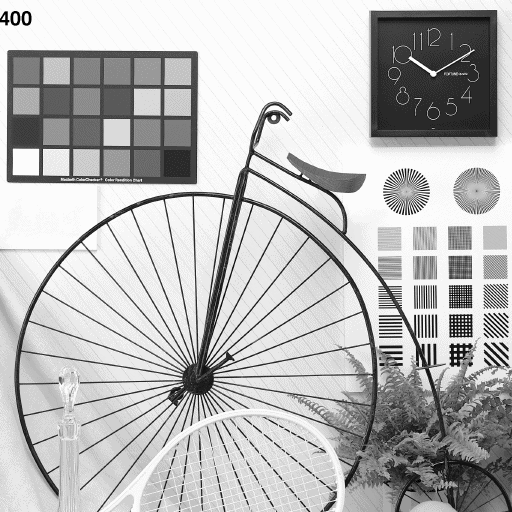
#> input picture test-images/wheel.png, 512 x 512 px
$ python example_denoise_tv_mmse_accuracy.py
#> lines starting #> are read from the running program, lines starting #| are printed output that depends on the picture
### potentials.py
import numpy as np
import sys
import warnings

class l2_loss_homoschedastic():
    """
    a simplified form of the l2_loss_heteroschedastic class that is faster for
    the (very common) special case that the variance matrix is sigma^2*I

    F(x) = 1/(2*sigma^2) * ||x - y||_2^2

    __init__ input parameters:
        - y:        right hand side data
        - sigma2:   variance of Gaussian noise

    __call__ input parameter:
        - x:        image of shape self.im_shape
    """
    def __init__(self, y, sigma2):
        self.y = y
        self.sigma2 = sigma2
        self.L = 1/self.sigma2

    def __call__(self, x):
        return 1/(2*self.sigma2) * np.sum((x-self.y)**2)

    def grad(self, x):
        return 1/self.sigma2 * (x-self.y)

    def prox(self, x, gamma):
        return 1/(self.sigma2+gamma)*(self.sigma2*x+gamma*self.y)

    def conj(self, x):
        return self.sigma2/2 * np.sum(x**2) + np.sum(x * self.y)

    def conj_prox(self, x, gamma = 1):
        return 1/(1+gamma*self.sigma2)*(x-gamma*self.y)

class l2_loss_reconstruction_homoschedastic():
    """
    A variant of l2_loss_homoschedastic which allows a linear transformation
    of the input image
    Necessary for all indirect models, like deblurring, tomography etc. K is
    the forward operator of the associated inverse problem.

    F(x) = 1/(2*sigma^2) * ||Ax - y||_2^2

    Inputs:
        - y:        right hand side data
        - sigma2:   variance of Gaussian noise
        - a:        forward operator A, given as callable a(x)
        - at:       transpose/adjoint of A. Given as callable at(y)
    """
    # [14 lines left out: functions __init__, __call__, not called in this run]

    def grad(self, x):
        return 1/self.sigma2 * self.at(self.a(x)-self.y)

class l1_loss_homoschedastic():
    """
    An l1 loss term corresponding to the likelihood of

    F(x) = 1/b * ||x - y||_1

    Inputs:
        - y:        data
        - b:        scale parameter.
    The correspnding Laplace distribution Laplace(y,b) has variance 2*b^2
    """
    def __init__(self, y, b):
        self.y = y
        self.b = b

    # [5 lines left out: function __call__, not called in this run]

    def grad(self, x):
        raise NotImplementedError('L1 norm has no gradient')

    def prox(self, x, gamma):
        return self.y + np.maximum(0, np.abs(x-self.y)-gamma/self.b)*np.sign(x-self.y)

class l1_loss_unshifted_homoschedastic():
    """
    An l1 loss term that can be used as a prior

    F(x) = mu * ||x||_1

    Inputs:
        - mu:        scale parameter.
    The correspnding Laplace distribution Laplace(0,b) has variance 2*b^2
    """
    def __init__(self, scale):
        self.scale = scale

    def __call__(self, x):
        return self.scale*np.sum(np.abs(x))

    def grad(self, x):
        raise NotImplementedError('L1 norm has no gradient')

    def prox(self, x, gamma):
        return np.maximum(0, np.abs(x)-gamma*self.scale) * np.sign(x)

    # [38 lines left out: functions inexact_prox, conj, not called in this run]

    def conj_prox(self, p, gamma):
        return p/np.maximum(1,np.abs(p)/self.scale)

class kl_divergence():
    """
    Kullback-Leibler divergence
        KL(Ax+b; y) = sum_i (Ax)_i + b_i - y_i + y_i*log(y_i/(Ax+b)_i)
    Inputs:
        - y:        right hand side data
        - b:        estimated background in data space
        - a:        forward operator A, given as callable a(x)
        - at:       transpose/adjoint of A. Given as callable at(y)
    """
    # [13 lines left out: functions __init__, __call__, not called in this run]

    def grad(self, x):
        return self.at(1 - self.y/(self.a(x) + self.b))

class total_variation():
    """
    total variation of 2D image u with shape (n1, n2). Scaled by a constant
    regularization parameter scale. Corresponds to the functional
        scale * TV(u)
    with u in R^{n1 x n2}

    __init__ input:
        - n1, n2:   shape of u
        - scale:    scaling factor, usually a regularization parameter

    __call__ input:
        - u:        image of shape n1,n2 or n1*n2,

    TV is computed on a grid via finite differences, assuming equidistant
    spacing of the grid. The gradient of this potential does not exist since
    TV is not smooth.
    The proximal mapping is approximated using the dual problem. Pass either
    a maximum number of steps, an accuracy (in the primal-dual gap), or both
    to the prox evaluation, for more details see
        total_variation.inexact_prox
    """
    def __init__(self, n1, n2, scale=1):
        self.n1 = n1
        self.n2 = n2
        self.scale = scale

    def _imgrad(self, u):
        """
        applies a 2D image gradient to the image u of shape (n1,n2)

        Parameters
        ----------
        u : numpy 2D array, shape n1, n2
            Image

        Returns
        -------
        (px,py) image gradients in x- and y-directions.

        """
        px = np.concatenate((u[1:,:]-u[0:-1,:], np.zeros((1,self.n2))),axis=0)
        py = np.concatenate((u[:,1:]-u[:,0:-1], np.zeros((self.n1,1))),axis=1)
        return np.concatenate((px[np.newaxis,:,:],py[np.newaxis,:,:]), axis=0)

    def _imdiv(self, p):
        """
        Computes the negative divergence of the 2D vector field px,py.
        can also be seen as a tensor from R^(n1xn2x2) to R^(n1xn2)

        Parameters
        ----------
            - p : 2 x n1 x n2 np.array

        Returns
        -------
            - divergence, n1 x n2 np.array
        """
        u1 = np.concatenate((-p[0,0:1,:], -(p[0,1:-1,:]-p[0,0:-2,:]), p[0,-2:-1,:]), axis = 0)
        u2 = np.concatenate((-p[1,:,0:1], -(p[1,:,1:-1]-p[1,:,0:-2]), p[1,:,-2:-1]), axis = 1)
        return u1+u2

    def __call__(self, u):
        """
        Computes the TV-seminorm of u

        Parameters
        ----------
        u : numpy array of shape n1, n2

        Returns
        -------
        TV(u) (scalar)
        """
        return self.scale * np.sum(np.sqrt(np.sum(self._imgrad(u)**2,axis=0)))

    def inexact_prox(self, u, gamma, epsilon=None, max_iter=np.Inf, verbose=False):
        """
        Computing the prox of TV is solving the ROF model with FISTA

        inexact_prox(self, u, gamma=1, epsilon=None, maxiter=np.Inf, verbose=False)
        parameters:
            - u:        image to be denoised, shape self.n1, self.n2
            - gamma:    prox step size
            - epsilon:  accuracy for duality gap stopping criterion
            - maxiter:  maximum number of iterations
            - verbose:  verbosity
        """
        if epsilon is None and max_iter is np.Inf:
            raise ValueError('provide either an accuracy or a maximum number of iterations to the tv prox please')
        checkAccuracy = True if epsilon is not None else False
        # iterative scheme to minimize the dual objective
        p = np.zeros((2,self.n1,self.n2))
        q = np.copy(p)

        stopcrit = False
        t, t_prev = 1, 1

        i = 0
        if verbose: sys.stdout.write('run FISTA on dual ROF model: {:3d}% '.format(0)); sys.stdout.flush()

        while i < max_iter and not stopcrit:
            i = i + 1
            p_prev = np.copy(p)

            v = q - 1/(8*gamma) * self._imgrad(gamma*self._imdiv(q) - u)
            p = v/np.maximum(1, np.sqrt(np.sum(v**2,axis=0))/self.scale)[np.newaxis,:,:]

            t_new = (1+np.sqrt(1+4*t**2))/2
            t, t_prev = t_new, t
            q = p + (t_prev-1)/t * (p - p_prev)

            # stopping criterion: check if primal-dual gap < epsilon
            if checkAccuracy:
                div_p = self._imdiv(p)
                h = gamma/2 * np.sum(div_p**2)
                primal = self(u-gamma*div_p) + h
                conj_TV_p = np.max(np.sqrt(np.sum(p**2,axis=0)))
                dual_inadmissible = conj_TV_p > self.scale+1e-12
                dual = np.Inf if dual_inadmissible else h - np.sum(div_p * u) # dual value. dual iterate should never be inadmissible since we project in the end
                dgap = primal+dual
                stopcrit = dgap <= epsilon
                if dgap < -5e-15: # for debugging purpose
                    raise ValueError('Duality gap was negative (which should never happen), please check the prox computation routine!')
                if verbose: sys.stdout.write('\b'*5 + '{:3d}% '.format(int(i/max_iter*100))); sys.stdout.flush()
        if verbose: sys.stdout.write('\b'*5 + '100% '); sys.stdout.flush()
        return (u - gamma*self._imdiv(p)), i


class total_variation_nonneg():
    """
    total variation of 2D image u with shape (n1, n2), if u is in the
    positive orthant. Otherwise, infinity. Scaled by a constant
    regularization parameter scale. Corresponds to the functional
        scale * TV(u) + 1_{R+}(u)
    with u in R^{n1 x n2}, where 1_{R+} is indicator of R^n_+

    __init__ input:
        - n1, n2:   shape of u
        - scale:    scaling factor, usually a regularization parameter

    __call__ input:
        - u:        image of shape n1,n2 or n1*n2,
    """
    # [113 lines left out: functions __init__, _imgrad, _imdiv, __call__, inexact_prox, not called in this run]

class l2_l1_norm():
    """This class implements the norm
            ||p||_{2,1} = || sqrt(p1^2 + p2^2) ||_1
        where both p1 and p2 are of size n1,n2. With the horizontal and
        vertical finite differences in D, this forms the TV norm as
            TV(u) = ||Du||_{2,1}
        The norm can be scaled by a parameter 'scale'

        __init__ input parameter:
            - n1,n2: image sizes
            - scale: scaling parameter
    """
    def __init__(self, n1, n2, scale=1):
        self.n1, self.n2 = n1, n2
        self.scale = scale

    def __call__(self, p):
        return self.scale * np.sum(np.sqrt(np.sum(p**2,axis=0)))

    # [5 lines left out: function conj, not called in this run]

    def conj_prox(self, p, tau): # does not depend on tau at all..?
        n = np.sqrt(np.sum(p**2,axis=0))[np.newaxis,...]
        return p/np.maximum(1,1/self.scale*n)


class nonNegIndicator():
    """
    Indicator function of R_++^d, 0 if all entries are >= 0, otherwise infinity
    """
    def __init__(self, d):
        self.d = d

    # [4 lines left out: function __call__, not called in this run]

    def prox(self, x, gamma):
        return np.maximum(x,0)

class zero():
    """ a dummy class if we want to set one of the potential terms to zero"""
    def __call__(self, x):
        return 0

    def grad(self, x):
        return np.zeros_like(x)

    def prox(self, x, gamma):
        return x


### distributions.py
import numpy as np
import potentials as pot


class l2_denoise_tv():
    """
    Represents posterior for an L2/Gaussian data loss together with a TV
    regularization term scaled by a parameter mu_TV potential:

        V(u) = F(u) + G(u) with

        F(u) = 1/(2*sigma^2) * ||u - y||_2^2,
        G(u) = mu * TV(u)

    __init__ input parameters:
    n1, n2:     dimensions of image
    y:          shift y in the l2-loss, shape (n1,n2)
    noise_std:  standard deviation sigma of the l2-loss (noise model:
                homoschedastic errors with variance sigma^2)
    mu_tv:      TV regularization parameter
    """
    def __init__(self, n1, n2, y, noise_std=1, mu_tv=1):
        self.d = n1*n2
        self.n1 = n1
        self.n2 = n2
        self.y = y
        self.noise_std = noise_std
        self.mu_tv = mu_tv

        self.f = pot.l2_loss_homoschedastic(y=self.y, sigma2=noise_std**2)
        self.g = pot.total_variation(self.n1, self.n2, mu_tv) if self.mu_tv > 0 else pot.Zero()

    def pdf(self, x):
        raise NotImplementedError("Cannot compute the correct pdf because normalization constant is unknown. Please use L2Loss_TVReg.unscaled_pdf()")

    def unscaled_pdf(self, x):
        return np.exp(-self.f(x)-self.g(x))

class l2_deblur_tv():
    """
    Represents posterior for an L2/Gaussian deblurring data loss together with
    a TV regularization term scaled by a parameter mu_TV
    Potential:

        V(u) = F(u) + G(u) with

        F(u) = 1/(2*sigma^2) * ||A*u - v||_2^2,
        G(u) = mu * TV(u)

    Instantiation input:
    n1, n2:     dimensions of image
    a, at:      blur operator and its transpose
    y:          right-hand-side data term in the l2-loss
    noise_std:  standard deviation sigma of the l2-loss (noise model:
                homoschedastic errors with variance sigma^2)
    mu_tv:      TV regularization parameter
    """
    # [13 lines left out: function __init__, not called in this run]

    def pdf(self, x):
        raise NotImplementedError("Cannot compute the correct pdf because normalization constant is unknown. Please use .unscaled_pdf(x)")

    def unscaled_pdf(self, x):
        """ compute the unscaled density, assuming x is n x n """
        return np.exp(-self.f(x)-self.g(x))

class kl_deblur_tvnonneg_prior():
    """
    Represents posterior for a Kullback-Leibler as negative log-likelihood
    and a TV regularization term scaled by a parameter mu_TV.
    Potential:

        V(u) = F(u) + G(u) with

        F(u) = KL(A*u + b, y)
        G(u) = mu * TV(u) + 1_{R+}(u)

    Instantiation input:
    n1, n2:     dimensions of image
    a, at:      blur operator and its transpose
    y:          observed data in the Kullback-Leibler loss
    b:          estimated background parameter, of same size as y
    mu_tv:      TV regularization parameter
    """
    # [13 lines left out: function __init__, not called in this run]

    def pdf(self, x):
        raise NotImplementedError("Cannot compute the correct pdf because normalization constant is unknown. Please use .unscaled_pdf(x)")

    def unscaled_pdf(self, x):
        """ compute the unscaled density, assuming x is n x n """
        return np.exp(-self.f(x)-self.g(x))

class l2_l1prior():
    """
    Represents posterior for an L2/Gaussian data loss together with a
    sparsity/l1 prior:

        V(u) = F(u) + G(u) with

        F(u) = 1/(2*sigma^2) * ||u - y||_2^2,
        G(u) = mu * ||u||_1

    __init__ input parameters:
    n1, n2:     dimensions of image
    y:          shift y in the l2-loss, shape (n1,n2)
    noise_std:  standard deviation sigma of the l2-loss (noise model:
                homoschedastic errors with variance sigma^2)
    mu_l1:      l1 regularization parameter
    """
    # [7 lines left out: function __init__, not called in this run]

    def pdf(self, x):
        raise NotImplementedError("Cannot compute the correct pdf because normalization constant is unknown. Please use L2Loss_TVReg.unscaled_pdf()")

    def unscaled_pdf(self, x):
        return np.exp(-self.f(x)-self.g(x))

class l2_tikhprior():
    """
    Represents posterior for an L2/Gaussian data loss together with a
    sparsity/l1 prior:

        V(u) = F(u) + G(u) with

        F(u) = 1/(2*sigma1^2) * ||u - mu1||_2^2,
        G(u) = 1/(2*sigma2^2) * ||u - mu2||_2^2

    __init__ input parameters:
    n1, n2:     dimensions of image
    mu1:        shift parameter of likelihood, shape (n1,n2)
    mu2:        shift parameter of prior, shape (n1,n2)
    sigma1:     standard deviation of likelihood
    sigma2:     standard deviation of prior
    """
    # [8 lines left out: function __init__, not called in this run]

    def pdf(self, x):
        raise NotImplementedError("Cannot compute the correct pdf because normalization constant is unknown. Please use L2Loss_TVReg.unscaled_pdf()")

    def unscaled_pdf(self, x):
        return np.exp(-self.f(x)-self.g(x))

class l2_deblur_l1prior():
    """
    Represents posterior for an L2/Gaussian data loss, where the data is
    transformed by some operator a together with sparsity/l1 prior:

        V(x) = F(x) + G(x) with

        F(x) = 1/(2*sigma^2) * ||A*x - y||_2^2,
        G(x) = mu * ||x||_1

    __init__ input parameters:
    a, at:      blur operator A and its transpose
    y:          shift y in the l2-loss, shape (n1,n2)
    noise_std:  standard deviation sigma of the l2-loss (noise model:
                homoschedastic errors with variance sigma^2)
    mu_l1:      l1 regularization parameter
    """
    # [8 lines left out: function __init__, not called in this run]

    def pdf(self, x):
        raise NotImplementedError("Cannot compute the correct pdf because normalization constant is unknown. Please use L2Loss_TVReg.unscaled_pdf()")

    def unscaled_pdf(self, x):
        return np.exp(-self.f(x)-self.g(x))

### example_denoise_tv_mmse_accuracy.py
#%%
# -*- coding: utf-8 -*-
"""
Created on Wed Aug  2 11:40:45 2023

@author: kugerlor
"""

import numpy as np
from numpy.random import default_rng
import matplotlib.pyplot as plt
import sys, getopt, os
#from time import time
from skimage import io, transform

from inexact_pla import inexact_pla
# from sapg import sapg
import potentials as pot
import distributions as pds

#%% initial parameters: test image, computation settings etc.
params = {
    'iterations_max': 1000,
    'testfile_path': 'test-images/wheel.png',
    'noise_std': 0.2,
    'log_epsilon': np.arange(-2,-2.9,-0.2), # originally had np.arange(-2,-4.9,-0.2)
    'mmse_accuracy': 0.05,
    'step': 'large',
    'efficient': True,
    'verbose': True,
    'result_root': './results/denoise-tv',
    }

#%% auxiliary functions
# [4 lines left out: function my_imsave, not called in this run]

def my_imshow(im, label, vmin=-0.02, vmax=1.02, cbar=False):
    fig = plt.figure()
    plt.subplots_adjust(left = 0, right = 1, top = 1, bottom = 0)
    q = plt.imshow(im, cmap='Greys_r', vmin=vmin, vmax=vmax)
    plt.axis('off')
    plt.title(label)
    if cbar: fig.colorbar(q)
    plt.show(block=False)

    # [7 lines of commented-out code are left out]
def main():
    result_root = params['result_root']

    test_image_name = params['testfile_path'].split('/')[-1].split('.')[0]
    accuracy = 'mmse-accuracy{}'.format(params['mmse_accuracy'])
    file_specifier = '{}_{}'.format(test_image_name,accuracy)
    results_file = result_root+'/'+file_specifier+'.npy'

    if True:#not os.path.exists(results_file):
        ############# read in ground truth and generate observation #############
        rng = default_rng(6346534)
        verb = params['verbose']
        try:
            x = io.imread(params['testfile_path'],as_gray=True).astype(float)
        except FileNotFoundError:
            print('Provided test image did not exist under that path, aborting.')
            sys.exit()
        Nmax = 512
        if x.shape[0] > Nmax or x.shape[1] > Nmax: x = transform.resize(x, (Nmax,Nmax))
        x = x-np.min(x)
        x = x/np.max(x)
        n = x.shape[0] # assume quadratic image

        mu_tv = 8
        tv = pot.total_variation(n, n, scale=mu_tv)

        noise_std = params['noise_std']
        y = x + noise_std*rng.normal(size=x.shape)
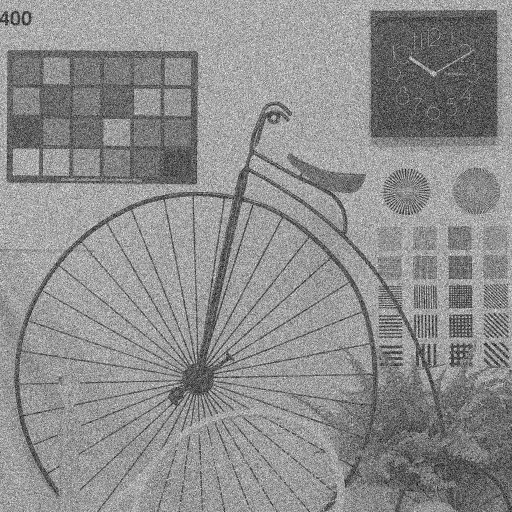
#> y: shape (512, 512) float64; min -0.682, max 1.86, mean 0.733; drawn with min black and max white
        L = 1/noise_std**2

        posterior = pds.l2_denoise_tv(n, n, y, noise_std=noise_std, mu_tv=mu_tv)

        # show ground truth and corrupted image
        my_imshow(x, 'ground truth')
        my_imshow(y, 'noisy image')

        ############# MAP computation - L2-TV denoising (ROF) #############
        if verb: sys.stdout.write('Compute MAP - '); sys.stdout.flush()
        C = mu_tv*tv(y)
#> in _imgrad, `py = np.concatenate((u[:,1:]-u[:,0:-1], np.zeros((self.n1,1))),axis=1)`:
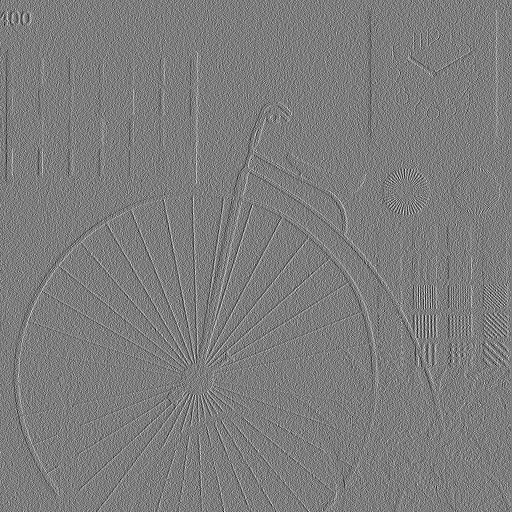
#> py: shape (512, 512) float64; min -1.63, max 1.68, mean -0.000237; drawn with min black and max white
#> C = 6447521.8
        u,its = tv.inexact_prox(y, gamma=noise_std**2, epsilon=C*1e-4, max_iter=500, verbose=verb) # epsilon=1e2 corresponds to approx. 200 FISTA iterations
#> in inexact_prox, `checkAccuracy = True if epsilon is not None else False`: checkAccuracy = True
#> the loop in inexact_prox, `while i < max_iter and not stopcrit:` made 88 passes
#> (h, primal, conj_TV_p, dual, dgap, stopcrit) on passes 1 to 8: (47358.7, 430669.5, 6.38, -115945.2, 314724.4, False), (84779.3, 334360.8, 8, -147101.9, 187258.9, False), (115203.3, 286833.6, 8, -165110.9, 121722.6, False), (135979.5, 264616.9, 8, -176388.6, 88228.3, False), (148420.8, 252894.8, 8, -184077.4, 68817.3, False), (155262.8, 245006.2, 8, -189576.1, 55430.1, False), (158916, 239050.4, 8, -193580.7, 45469.7, False), (160903.5, 234542.5, 8, -196530.1, 38012.4, False)
#> pass 1, in _imgrad (call 2), `px = np.concatenate((u[1:,:]-u[0:-1,:], np.zeros((1,self.n2))),axis=0)`:
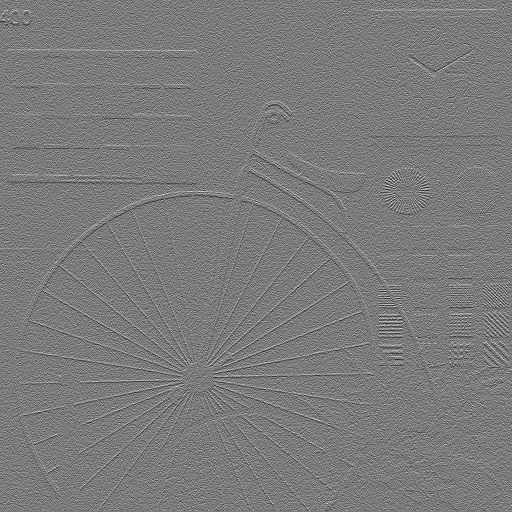
#> px: shape (512, 512) float64; min -1.76, max 1.87, mean 0.000457; drawn with min black and max white
#> pass 1, in _imgrad (call 2), `py = np.concatenate((u[:,1:]-u[:,0:-1], np.zeros((self.n1,1))),axis=1)`:
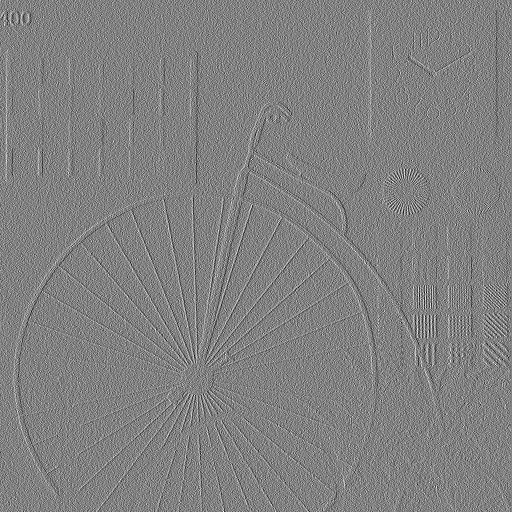
#> py: shape (512, 512) float64; min -1.68, max 1.63, mean 0.000237; drawn with min black and max white
#> pass 1, in _imdiv (call 2), `u2 = np.concatenate((-p[1,:,0:1], -(p[1,:,1:-1]-p[1,:,0:-2]), p[1,:,-2..`:
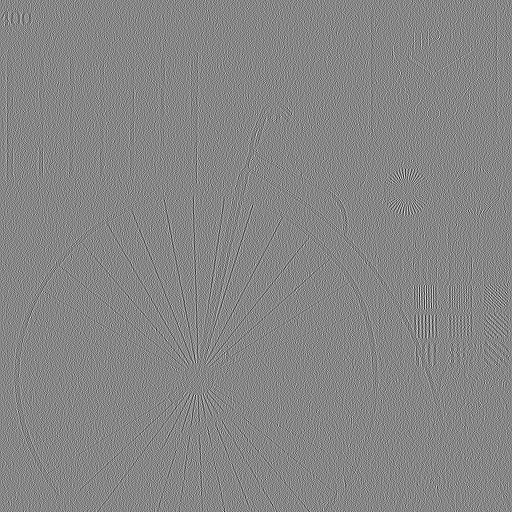
#> u2: shape (512, 512) float64; min -9.99, max 8.94, mean -7.82e-19; drawn with min black and max white
#> after the loop in inexact_prox, `while i < max_iter and not stopcrit:`: i = 88
#| 100%
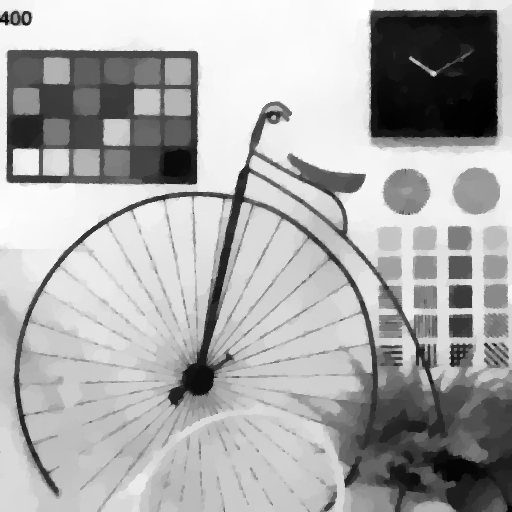
#> u: shape (512, 512) float64; min 0.161, max 1.01, mean 0.733; drawn with min black and max white
#> its = 88
        if verb: sys.stdout.write('Done.\n'); sys.stdout.flush()
#| Done.

        my_imshow(u,'MAP (FISTA on dual, mu_TV = {:.1f})'.format(mu_tv))
        my_imshow(u[314:378,444:508],'FISTA MAP details')
#> call 4 of my_imshow, with label = 'FISTA MAP details', vmin = -0.02, vmax = 1.02, cbar = False
#> in my_imshow (call 4), `plt.show(block=False)`:
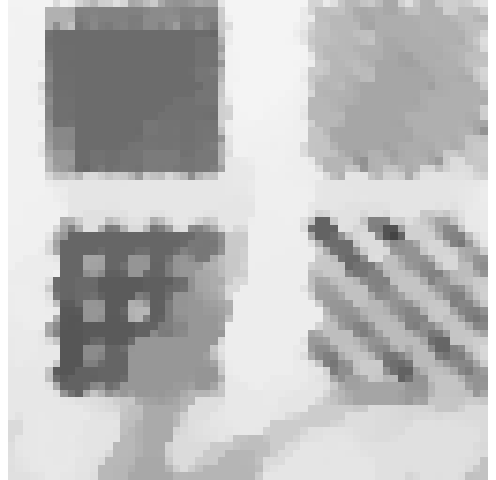
#> figure drawn by matplotlib, 1 panel
        print('MAP: mu_TV = {:.2f};\tPSNR: {:.4f}, #steps: {}'.format(mu_tv,10*np.log10(np.max(x)**2/np.mean((u-x)**2)),its))
#| MAP: mu_TV = 8.00;	PSNR: 18.8449, #steps: 88

        ############# sample using inexact PLA #############
#> (the run stopped early here; a loop or call above may not have finished)
